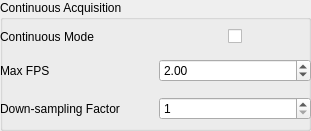
       <widget class="QGroupBox" name="groupBox_10">
        <property name="geometry">
         <rect>
          <x>620</x>
          <y>170</y>
          <width>311</width>
          <height>131</height>
         </rect>
        </property>
        <property name="title">
         <string>Continuous Acquisition</string>
        </property>
        <widget class="QWidget" name="gridLayoutWidget">
         <property name="geometry">
          <rect>
           <x>0</x>
           <y>20</y>
           <width>311</width>
           <height>111</height>
          </rect>
         </property>
         <layout class="QGridLayout" name="gridLayout_13">
          <item row="1" column="0">
           <widget class="QLabel" name="label_59">
            <property name="text">
             <string>Max FPS</string>
            </property>
           </widget>
          </item>
          <item row="2" column="0">
           <widget class="QLabel" name="label_60">
            <property name="text">
             <string>Down-sampling Factor</string>
            </property>
           </widget>
          </item>
          <item row="1" column="1">
           <widget class="QDoubleSpinBox" name="user_max_fps">
            <property name="minimum">
             <double>0.100000000000000</double>
            </property>
            <property name="maximum">
             <double>60.000000000000000</double>
            </property>
            <property name="value">
             <double>2.000000000000000</double>
            </property>
           </widget>
          </item>
          <item row="2" column="1">
           <widget class="QSpinBox" name="user_down_sample">
            <property name="minimum">
             <number>1</number>
            </property>
            <property name="maximum">
             <number>10</number>
            </property>
           </widget>
          </item>
          <item row="0" column="0">
           <widget class="QLabel" name="label_57">
            <property name="text">
             <string>Continuous Mode</string>
            </property>
           </widget>
          </item>
          <item row="0" column="1" alignment="Qt::AlignHCenter">
           <widget class="QCheckBox" name="continuous_capture_cb">
            <property name="text">
             <string/>
            </property>
           </widget>
          </item>
         </layout>
        </widget>
       </widget>
